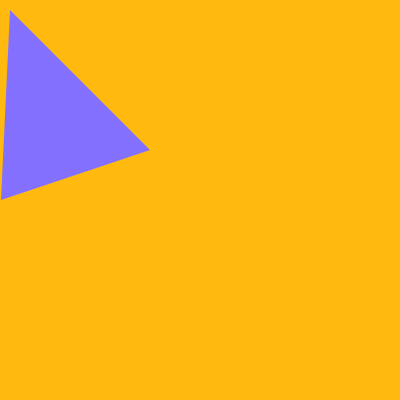
Frame 1 (no input)
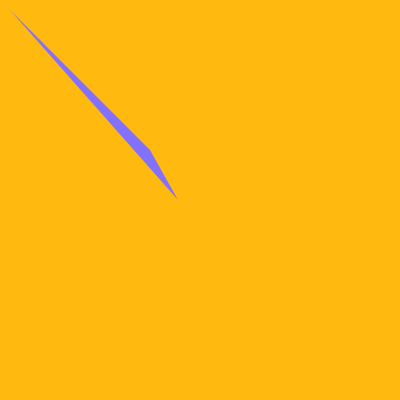
Frame 60 (the mouse pressed at the canvas centre just before this capture)
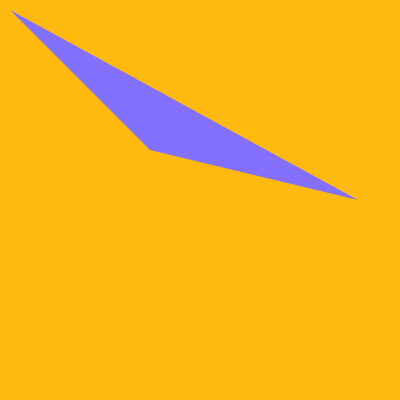
Frame 120 (the mouse held since frame 60 and released just before this capture)

The Processing sketch that drew these frames (run headless with seeded random() and noise(); from frame 60 on, the mouse is pressed at the canvas centre):

// Processing sketch: processing_60264
// ── processing_60264.pde

int x=1;
int speed=3;
int y=10;
void setup(){
size(400,400);
smooth();
fill(132,112,255);
noStroke();
}
void draw(){
background(255,185,15);
frameRate(30);
triangle(x,width/2,150,150, y,y);
x=x+speed;
if (x>width||x<0){
  speed=-1*speed;
}
}
